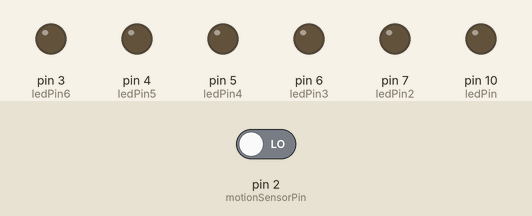
This sketch was run on a simulated Arduino Uno, built with avr-gcc and run on an emulated ATmega328P. On the bench: output pins drawn as LEDs (lit = HIGH). Inputs (shaded band) come from the test bench; at power-on: pin 2 (motionSensorPin) LOW.

Above: at 1.2 s.
1.3 s: pin 2 (motionSensorPin) driven HIGH
At 2.5 s:
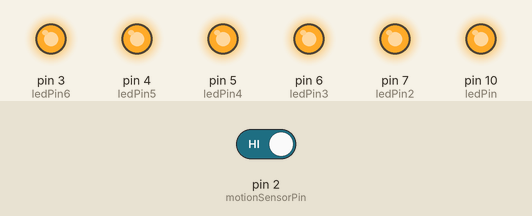
2.8 s: pin 2 (motionSensorPin) driven LOW
At 3.8 s:
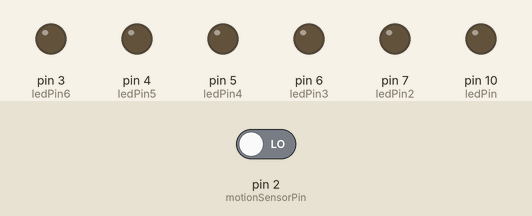
Timing chart, 0 to 5.8 s (numbered marks = the images above; inputs shaded):
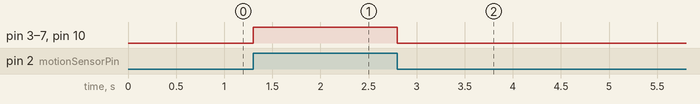

Measured:
- after the input at 1.3 s, pin 3 (ledPin6), pin 4 (ledPin5), pin 5 (ledPin4), pin 6 (ledPin3), pin 7 (ledPin2), pin 10 (ledPin): LOW → HIGH at once
- after the input at 2.8 s, pin 3 (ledPin6), pin 4 (ledPin5), pin 5 (ledPin4), pin 6 (ledPin3), pin 7 (ledPin2), pin 10 (ledPin): HIGH → LOW at once

The sketch:

MiniHoops.ino
```cpp
int motionSensorPin = 2;


int ledPin = 10;
  int ledPin2 = 7;
    int ledPin3 = 6;
      int ledPin4 = 5;
        int ledPin5 = 4;
          int ledPin6 = 3;


void setup() {

  pinMode(motionSensorPin, INPUT);


  pinMode(ledPin, OUTPUT);
    pinMode(ledPin2, OUTPUT);
      pinMode(ledPin3, OUTPUT);
        pinMode(ledPin4, OUTPUT);
          pinMode(ledPin5, OUTPUT);
            pinMode(ledPin6, OUTPUT);


}

void loop() {

  int motionSensorState = digitalRead(motionSensorPin);


  if (motionSensorState == HIGH) {
    digitalWrite(ledPin, HIGH);
      digitalWrite(ledPin2, HIGH);
        digitalWrite(ledPin3, HIGH);
          digitalWrite(ledPin4, HIGH);
            digitalWrite(ledPin5, HIGH);
              digitalWrite(ledPin6, HIGH);


  } else {
    digitalWrite(ledPin, LOW);
      digitalWrite(ledPin2, LOW);
        digitalWrite(ledPin3, LOW);
          digitalWrite(ledPin4, LOW);
            digitalWrite(ledPin5, LOW);
              digitalWrite(ledPin6, LOW);


  }
}
```
